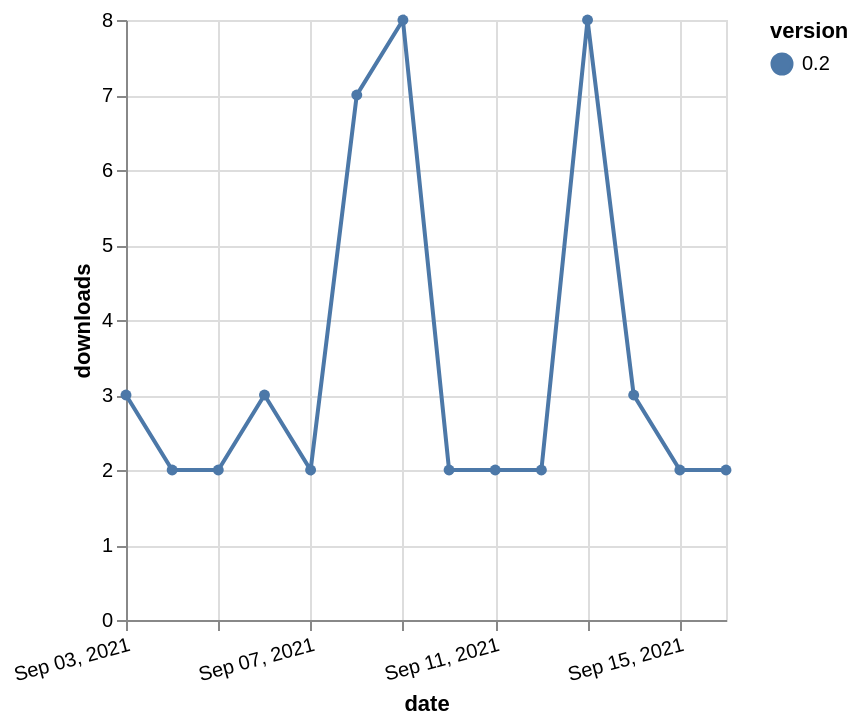

The specification (Vega-Lite) saved for this image:
### Vega-Lite specification from a JSON file in a GitHub repository (floating-point values rounded to 4 significant figures)
{"$schema": "https://vega.github.io/schema/vega-lite/v5.json", "description": "A simple bar chart with embedded data.", "data": {"values": [{"date": "2021-09-03", "total": 3170, "delta": 3, "version": "0.2"}, {"date": "2021-09-04", "total": 3172, "delta": 2, "version": "0.2"}, {"date": "2021-09-05", "total": 3174, "delta": 2, "version": "0.2"}, {"date": "2021-09-06", "total": 3177, "delta": 3, "version": "0.2"}, {"date": "2021-09-07", "total": 3179, "delta": 2, "version": "0.2"}, {"date": "2021-09-08", "total": 3186, "delta": 7, "version": "0.2"}, {"date": "2021-09-09", "total": 3194, "delta": 8, "version": "0.2"}, {"date": "2021-09-10", "total": 3196, "delta": 2, "version": "0.2"}, {"date": "2021-09-11", "total": 3198, "delta": 2, "version": "0.2"}, {"date": "2021-09-12", "total": 3200, "delta": 2, "version": "0.2"}, {"date": "2021-09-13", "total": 3208, "delta": 8, "version": "0.2"}, {"date": "2021-09-14", "total": 3211, "delta": 3, "version": "0.2"}, {"date": "2021-09-15", "total": 3213, "delta": 2, "version": "0.2"}, {"date": "2021-09-16", "total": 3215, "delta": 2, "version": "0.2"}]}, "width": "container", "mark": {"type": "line", "point": {"filled": true}}, "encoding": {"x": {"field": "date", "type": "temporal", "timeUnit": "yearmonthdate", "title": "date", "axis": {"labelAngle": -15}}, "y": {"field": "delta", "type": "quantitative", "title": "downloads"}, "color": {"field": "version", "type": "nominal"}, "tooltip": {"field": "delta"}}}
